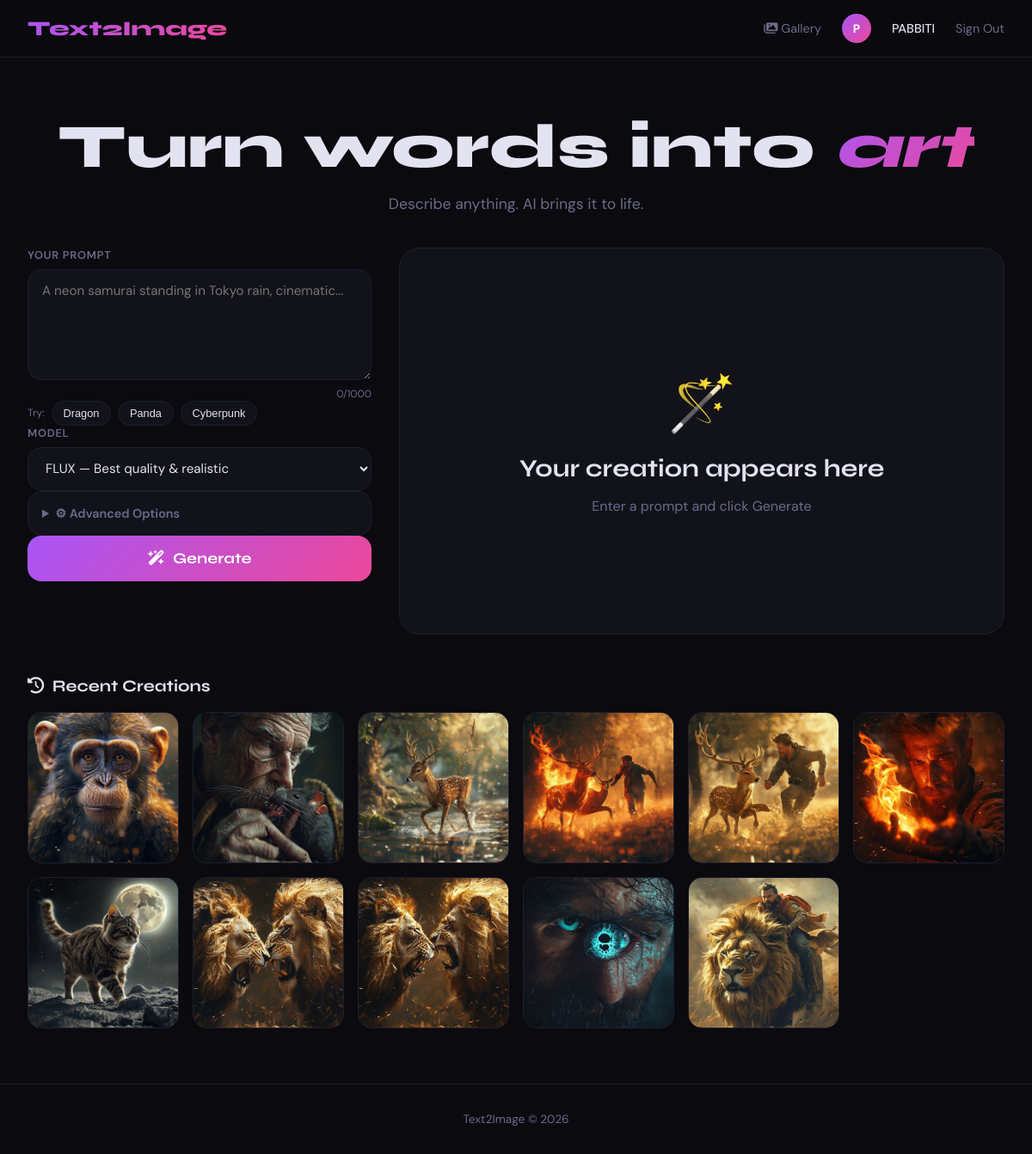
The page / (signed in) on the database its author committed.
### models.py (models this page shows, shortened)
class User(UserMixin, db.Model):
    __tablename__ = "users"
    id            = db.Column(db.Integer, primary_key=True)
    username      = db.Column(db.String(80), unique=True, nullable=False)
    email         = db.Column(db.String(120), unique=True, nullable=False)
    password_hash = db.Column(db.String(256), nullable=False)
    created_at    = db.Column(db.DateTime, default=datetime.utcnow)
    images        = db.relationship("GeneratedImage", backref="user",
                                    lazy=True, cascade="all, delete-orphan")

class GeneratedImage(db.Model):
    __tablename__   = "generated_images"
    id              = db.Column(db.Integer, primary_key=True)
    user_id         = db.Column(db.Integer, db.ForeignKey("users.id"), nullable=False)
    filename        = db.Column(db.String(255), nullable=False)
    prompt          = db.Column(db.Text, nullable=False)
    negative_prompt = db.Column(db.Text, default="")
    model           = db.Column(db.String(120), default="")
    aspect_ratio    = db.Column(db.String(20), default="square")
    is_favorite     = db.Column(db.Boolean, default=False)
    created_at      = db.Column(db.DateTime, default=datetime.utcnow)
    def to_dict(self):
        return {
            "id":          self.id,
            "filename":    self.filename,
            "prompt":      self.prompt,
            "model":       self.model,
            "is_favorite": self.is_favorite,
            "created_at":  self.created_at.strftime("%b %d, %H:%M"),
            "image_url":   url_for("static", filename=f"images/{self.filename}")
        }

### app.py (the view)
@app.route("/")
def index():
    history = []
    if current_user.is_authenticated:
        history = [img.to_dict() for img in
                   GeneratedImage.query
                   .filter_by(user_id=current_user.id)
                   .order_by(GeneratedImage.created_at.desc())
                   .limit(12)]
    return render_template("index.html", history=history, models=MODELS)

### app.py (called while the page is built)
@login_manager.user_loader
def load_user(user_id):
    return User.query.get(int(user_id))

### templates/index.html (shortened to what this page needs)
{% extends "base.html" %}
{% block content %}
<div class="hero">
    <h1>Turn words into <em>art</em></h1>
    <p>Describe anything. AI brings it to life.</p>
</div>
<div class="studio">
    <aside class="controls">
        <form id="generate-form">
            <div class="field">
                <label>Your Prompt</label>
                <textarea id="prompt" name="prompt" rows="5"
                    placeholder="A neon samurai standing in Tokyo rain, cinematic..."></textarea>
                <div class="char-count"><span id="char-count">0</span>/1000</div>
            </div>
            <div class="examples">
                <span class="label">Try:</span>
                <button type="button" onclick="setPrompt('Majestic dragon soaring over snowy mountains at golden hour')">Dragon</button>
                <button type="button" onclick="setPrompt('Cute red panda astronaut floating in space, Pixar style')">Panda</button>
                <button type="button" onclick="setPrompt('Cyberpunk city at night, neon lights reflecting on wet streets')">Cyberpunk</button>
            </div>
            <div class="field">
                <label>Model</label>
                <select name="model">
                    {% for m in models %}
                    <option value="{{ m.id }}">{{ m.name }} — {{ m.desc }}</option>
                    {% endfor %}
                </select>
            </div>
            <details class="advanced">
                <summary>⚙ Advanced Options</summary>
            </details>
            {% if current_user.is_authenticated %}
                <button type="submit" id="generate-btn" class="btn-generate">
                    <i class="fa-solid fa-wand-magic-sparkles"></i> Generate
                </button>
            {% else %}
                <a href="{{ url_for('register') }}" class="btn-generate">
                    <i class="fa-solid fa-lock"></i> Sign Up to Generate
                </a>
            {% endif %}
        </form>
    </aside>
    <section class="result-panel">
        <div id="placeholder" class="placeholder">
            <div class="placeholder-icon">🪄</div>
            <h2>Your creation appears here</h2>
            <p>Enter a prompt and click Generate</p>
        </div>
    </section>
</div>
<section class="history-section">
    <h3><i class="fa-solid fa-clock-rotate-left"></i> Recent Creations</h3>
    <div id="history-grid" class="history-grid">
        {% for item in history %}
        <div class="history-item"
             data-id="{{ item.id }}"
             data-filename="{{ item.filename }}"
             data-prompt="{{ item.prompt }}"
             data-url="{{ item.image_url }}"
             data-favorite="{{ item.is_favorite }}">
            <img src="{{ item.image_url }}" alt="{{ item.prompt }}" loading="lazy">
            <div class="history-overlay">{{ item.prompt[:60] }}...</div>
        </div>
        {% endfor %}
    </div>
</section>
{% endblock %}

### templates/base.html (shortened to what this page needs)
<!DOCTYPE html>
<html lang="en">
<head>
    <link rel="stylesheet" href="https://cdnjs.cloudflare.com/ajax/libs/font-awesome/6.5.0/css/all.min.css">
    <link rel="stylesheet" href="{{ url_for('static', filename='css/main.css') }}">
</head>
<body>
    <nav class="navbar">
        <a href="{{ url_for('index') }}" class="nav-logo">Text2Image</a>
        <div class="nav-links">
            {% if current_user.is_authenticated %}
                <a href="{{ url_for('gallery') }}" class="nav-link">
                    <i class="fa-solid fa-images"></i> Gallery
                </a>
                <span class="user-badge">{{ current_user.username[0].upper() }}</span>
                <span class="user-name">{{ current_user.username }}</span>
                <a href="{{ url_for('logout') }}" class="nav-link">Sign Out</a>
            {% else %}
                <a href="{{ url_for('login') }}" class="nav-link">Sign In</a>
                <a href="{{ url_for('register') }}" class="btn-primary">Get Started</a>
            {% endif %}
        </div>
    </nav>
    <main>{% block content %}{% endblock %}</main>
    <footer class="footer">
        <p>Text2Image © 2026</p>
    </footer>
</body>
</html>

### rows shown on the page
User: username "P", username "PABBITI"
GeneratedImage: shows a picture
GeneratedImage: shows a picture
GeneratedImage: shows a picture
GeneratedImage: shows a picture
GeneratedImage: shows a picture
GeneratedImage: shows a picture
GeneratedImage: shows a picture
GeneratedImage: shows a picture
GeneratedImage: shows a picture
GeneratedImage: shows a picture
GeneratedImage: shows a picture

### other values the page prints
form field model "FLUX — Best quality & realistic"
